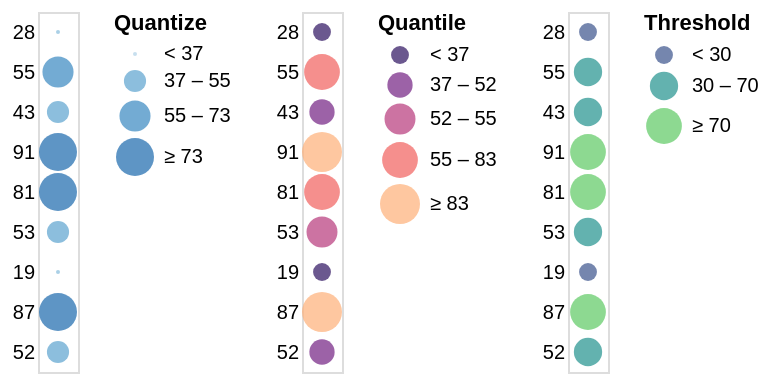

Write the Vega-Lite specification saved for this chart.
### Vega specification from a JSON file in a GitHub repository (floating-point values rounded to 4 significant figures)
{"$schema": "https://vega.github.io/schema/vega/v5.json", "description": "Horizontally concatenated charts that show different types of discretizing scales.", "background": "white", "padding": 5, "data": [{"name": "source_0", "values": [{"a": "A", "b": 28}, {"a": "B", "b": 55}, {"a": "C", "b": 43}, {"a": "D", "b": 91}, {"a": "E", "b": 81}, {"a": "F", "b": 53}, {"a": "G", "b": 19}, {"a": "H", "b": 87}, {"a": "I", "b": 52}]}, {"name": "data_1", "source": "source_0", "transform": [{"type": "filter", "expr": "isValid(datum[\"b\"]) && isFinite(+datum[\"b\"])"}]}, {"name": "data_2", "source": "source_0", "transform": [{"type": "filter", "expr": "isValid(datum[\"b\"]) && isFinite(+datum[\"b\"])"}]}, {"name": "data_3", "source": "source_0", "transform": [{"type": "filter", "expr": "isValid(datum[\"b\"]) && isFinite(+datum[\"b\"])"}]}], "signals": [{"name": "childWidth", "value": 20}, {"name": "concat_0_y_step", "value": 20}, {"name": "concat_0_height", "update": "bandspace(domain('concat_0_y').length, 1, 0.5) * concat_0_y_step"}, {"name": "concat_1_y_step", "value": 20}, {"name": "concat_1_height", "update": "bandspace(domain('concat_1_y').length, 1, 0.5) * concat_1_y_step"}, {"name": "concat_2_y_step", "value": 20}, {"name": "concat_2_height", "update": "bandspace(domain('concat_2_y').length, 1, 0.5) * concat_2_y_step"}], "layout": {"padding": 20, "bounds": "full", "align": "each"}, "marks": [{"type": "group", "name": "concat_0_group", "style": "cell", "encode": {"update": {"width": {"signal": "childWidth"}, "height": {"signal": "concat_0_height"}}}, "signals": [{"name": "width", "update": "childWidth"}], "marks": [{"name": "concat_0_marks", "type": "symbol", "style": ["circle"], "from": {"data": "data_1"}, "encode": {"update": {"opacity": {"value": 0.7}, "fill": {"scale": "concat_0_color", "field": "b"}, "ariaRoleDescription": {"value": "circle"}, "description": {"signal": "\"b: \" + (isValid(datum[\"b\"]) ? datum[\"b\"] : \"\"+datum[\"b\"])"}, "x": {"signal": "childWidth", "mult": 0.5}, "y": {"scale": "concat_0_y", "field": "b"}, "size": {"scale": "concat_0_size", "field": "b"}, "shape": {"value": "circle"}}}}], "axes": [{"scale": "concat_0_y", "orient": "left", "grid": false, "domain": false, "ticks": false, "zindex": 0}], "legends": [{"title": "Quantize", "fill": "concat_0_color", "symbolType": "circle", "encode": {"symbols": {"update": {"opacity": {"value": 0.7}}}}, "size": "concat_0_size"}]}, {"type": "group", "name": "concat_1_group", "style": "cell", "encode": {"update": {"width": {"signal": "childWidth"}, "height": {"signal": "concat_1_height"}}}, "signals": [{"name": "width", "update": "childWidth"}], "marks": [{"name": "concat_1_marks", "type": "symbol", "style": ["circle"], "from": {"data": "data_2"}, "encode": {"update": {"opacity": {"value": 0.7}, "fill": {"scale": "concat_1_color", "field": "b"}, "ariaRoleDescription": {"value": "circle"}, "description": {"signal": "\"b: \" + (isValid(datum[\"b\"]) ? datum[\"b\"] : \"\"+datum[\"b\"])"}, "x": {"signal": "childWidth", "mult": 0.5}, "y": {"scale": "concat_1_y", "field": "b"}, "size": {"scale": "concat_1_size", "field": "b"}, "shape": {"value": "circle"}}}}], "axes": [{"scale": "concat_1_y", "orient": "left", "grid": false, "domain": false, "ticks": false, "zindex": 0}], "legends": [{"format": "d", "title": "Quantile", "fill": "concat_1_color", "labelOverlap": "greedy", "symbolType": "circle", "encode": {"symbols": {"update": {"opacity": {"value": 0.7}}}}, "size": "concat_1_size"}]}, {"type": "group", "name": "concat_2_group", "style": "cell", "encode": {"update": {"width": {"signal": "childWidth"}, "height": {"signal": "concat_2_height"}}}, "signals": [{"name": "width", "update": "childWidth"}], "marks": [{"name": "concat_2_marks", "type": "symbol", "style": ["circle"], "from": {"data": "data_3"}, "encode": {"update": {"opacity": {"value": 0.7}, "fill": {"scale": "concat_2_color", "field": "b"}, "ariaRoleDescription": {"value": "circle"}, "description": {"signal": "\"b: \" + (isValid(datum[\"b\"]) ? datum[\"b\"] : \"\"+datum[\"b\"])"}, "x": {"signal": "childWidth", "mult": 0.5}, "y": {"scale": "concat_2_y", "field": "b"}, "size": {"scale": "concat_2_size", "field": "b"}, "shape": {"value": "circle"}}}}], "axes": [{"scale": "concat_2_y", "orient": "left", "grid": false, "domain": false, "ticks": false, "zindex": 0}], "legends": [{"title": "Threshold", "fill": "concat_2_color", "labelOverlap": "greedy", "symbolType": "circle", "encode": {"symbols": {"update": {"opacity": {"value": 0.7}}}}, "size": "concat_2_size"}]}], "scales": [{"name": "concat_0_y", "type": "point", "domain": {"data": "data_1", "field": "b"}, "range": {"step": {"signal": "concat_0_y_step"}}, "padding": 0.5}, {"name": "concat_0_color", "type": "quantize", "domain": {"data": "data_1", "field": "b"}, "range": "ramp", "zero": true, "interpolate": "hcl"}, {"name": "concat_0_size", "type": "quantize", "domain": {"data": "data_1", "field": "b"}, "range": {"signal": "sequence(4, 361 + (361 - 4) / (4 - 1), (361 - 4) / (4 - 1))"}, "zero": false}, {"name": "concat_1_y", "type": "point", "domain": {"data": "data_2", "field": "b"}, "range": {"step": {"signal": "concat_1_y_step"}}, "padding": 0.5}, {"name": "concat_1_color", "type": "quantile", "domain": {"data": "data_2", "field": "b"}, "range": {"scheme": "magma"}, "interpolate": "hcl"}, {"name": "concat_1_size", "type": "quantile", "domain": {"data": "data_2", "field": "b"}, "range": [80, 160, 240, 320, 400]}, {"name": "concat_2_y", "type": "point", "domain": {"data": "data_3", "field": "b"}, "range": {"step": {"signal": "concat_2_y_step"}}, "padding": 0.5}, {"name": "concat_2_color", "type": "threshold", "domain": [30, 70], "range": {"scheme": "viridis"}, "interpolate": "hcl"}, {"name": "concat_2_size", "type": "threshold", "domain": [30, 70], "range": [80, 200, 320]}]}
